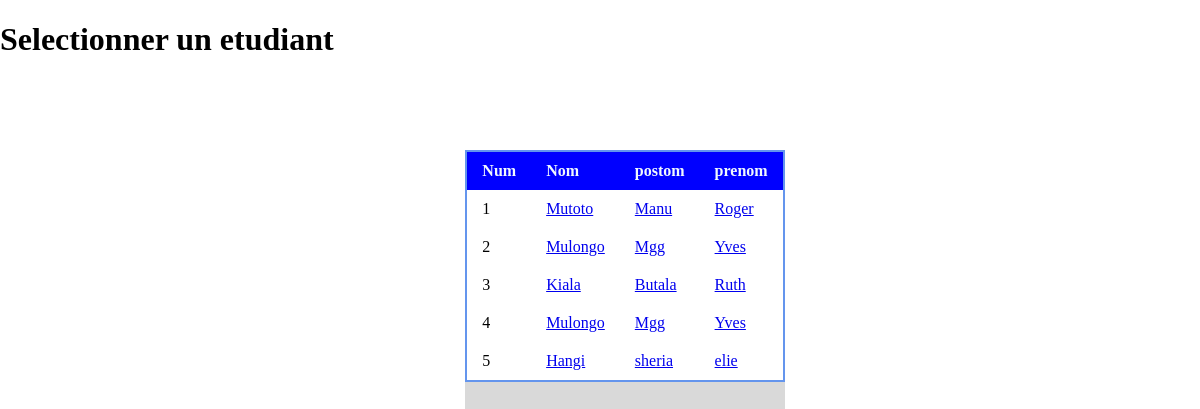
The page /code_table/resultat/etud.php?id_promo=1 on the database its author committed.
### tables this page shows
CREATE TABLE IF NOT EXISTS `t_etudiant` (
  `id` int(11) NOT NULL AUTO_INCREMENT,
  `nom` varchar(255) NOT NULL,
  `postnom` varchar(255) NOT NULL,
  `prenom` varchar(255) NOT NULL,
  `idPromo` int(11) NOT NULL,
  `date_naissance` date NOT NULL,
  `matricule` varchar(255) NOT NULL,
  PRIMARY KEY (`id`),
  KEY `idPromo` (`idPromo`)
);

### code_table/resultat/etud.php (the view, shortened to what this page needs)
<!DOCTYPE html>
<html lang="en">
<head>
    <link rel="stylesheet" href="../menu.css">
    <link rel="stylesheet" href="../css/etudiant.css">
</head>
<body>
<h1>Selectionner un etudiant</h1>
<section class="ll">
<table class="tableau ">
    <thead>
        <tr>
            <th>Num</th>
            <th>Nom</th>
            <th>postom</th>
            <th>prenom</th>
        </tr>
        <?php
$bd=new PDO('mysql:host=localhost;dbname=deliberation','root','');
$idDep=$_GET['id_departement'];
$idPromo=$_GET['id_promo'];
$sql=$bd->query('SELECT* FROM t_etudiant where idPromo='.$idPromo);
$index=1;
while( $aff=$sql->fetch()){?>
    </thead>
    <tbody>
        <tr>
            <td> <?= $index ?> </td>
            <td><a href="http://localhost/danlola/menu.php/?page=result&deliberation=delib&id_departement=<?= $idDep ?>&id_promo=<?= $idPromo ?>&id_etudiant=<?= $aff['id'] ?>"><?php echo $aff['nom']; ?></a></td>
            <td><a href="http://localhost/danlola/menu.php/?page=result&deliberation=delib&id_departement=<?= $idDep ?>&id_promo=<?= $idPromo ?>&id_etudiant=<?= $aff['id'] ?>"><?php echo $aff['postnom']; ?></a></td>
            <td><a href="http://localhost/danlola/menu.php/?page=result&deliberation=delib&id_departement=<?= $idDep ?>&id_promo=<?= $idPromo ?>&id_etudiant=<?= $aff['id'] ?>"><?php echo $aff['prenom']; ?></a></td>
        </tr>
    </tbody>
    <?php $index++; } ?>
</table>
</section>
</body>
</html>

### css/menu.css (style rules this page uses)
body { margin: 0; padding: 0; }

### css/etudiant.css (style rules this page uses)
.ll { padding-left: 50px; padding-top: 10px; }
.tableau { border-collapse: collapse; min-width: 150px; width: auto; box-shadow: 0 50px rgb(0,0, 0,0.15); margin: 60px auto; border: 2px solid cornflowerblue; }
thead tr { background-color: blue; color: aliceblue; text-align: left; }
th,td { padding: 10px 15px; }

### rows shown on the page
t_etudiant: nom "Mutoto", postnom "Manu", prenom "Roger"
t_etudiant: nom "Mulongo", postnom "Mgg", prenom "Yves"
t_etudiant: nom "Kiala", postnom "Butala", prenom "Ruth"
t_etudiant: nom "Mulongo", postnom "Mgg", prenom "Yves"
t_etudiant: nom "Hangi", postnom "sheria", prenom "elie"
